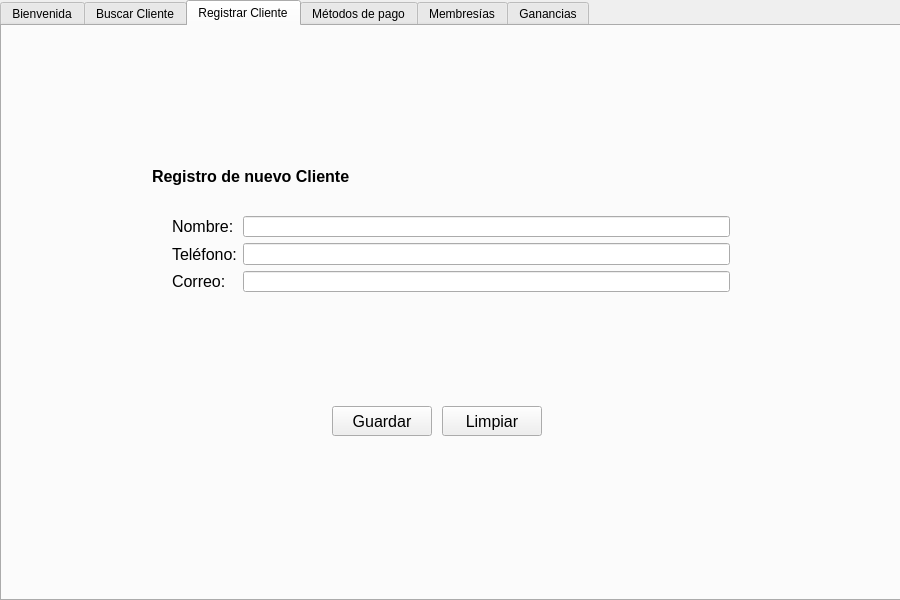
<?xml version="1.0" encoding="UTF-8"?>
<ui version="4.0">
 <class>widget</class>
 <widget class="QWidget" name="widget">
  <property name="geometry">
   <rect>
    <x>0</x>
    <y>0</y>
    <width>900</width>
    <height>600</height>
   </rect>
  </property>
  <property name="windowTitle">
   <string>Gestión Gimnasio</string>
  </property>
  <widget class="QTabWidget" name="mPagos">
   <property name="geometry">
    <rect>
     <x>0</x>
     <y>0</y>
     <width>901</width>
     <height>601</height>
    </rect>
   </property>
   <property name="currentIndex">
    <number>2</number>
   </property>
   <widget class="QWidget" name="tab_bienvenida">
    <attribute name="title">
     <string>Bienvenida</string>
    </attribute>
    <widget class="QLabel" name="lblImagen">
     <property name="geometry">
      <rect>
       <x>140</x>
       <y>30</y>
       <width>601</width>
       <height>511</height>
      </rect>
     </property>
     <property name="text">
      <string/>
     </property>
     <property name="pixmap">
      <pixmap>portada.jpg</pixmap>
     </property>
     <property name="scaledContents">
      <bool>true</bool>
     </property>
     <property name="alignment">
      <set>Qt::AlignHCenter|Qt::AlignTop</set>
     </property>
    </widget>
   </widget>
   <widget class="QWidget" name="SearchClient">
    <attribute name="title">
     <string>Buscar Cliente</string>
    </attribute>
    <widget class="QLabel" name="label">
     <property name="geometry">
      <rect>
       <x>40</x>
       <y>10</y>
       <width>191</width>
       <height>31</height>
      </rect>
     </property>
     <property name="font">
      <font>
       <pointsize>12</pointsize>
       <weight>75</weight>
       <bold>true</bold>
      </font>
     </property>
     <property name="text">
      <string>Búsqueda por Nombre</string>
     </property>
    </widget>
    <widget class="QPushButton" name="btnSearchClient">
     <property name="geometry">
      <rect>
       <x>180</x>
       <y>50</y>
       <width>75</width>
       <height>23</height>
      </rect>
     </property>
     <property name="text">
      <string>Buscar</string>
     </property>
    </widget>
    <widget class="QTableWidget" name="tblClientes">
     <property name="geometry">
      <rect>
       <x>30</x>
       <y>90</y>
       <width>781</width>
       <height>241</height>
      </rect>
     </property>
     <column>
      <property name="text">
       <string>id</string>
      </property>
     </column>
     <column>
      <property name="text">
       <string>nombre</string>
      </property>
     </column>
     <column>
      <property name="text">
       <string>teléfono</string>
      </property>
     </column>
     <column>
      <property name="text">
       <string>email</string>
      </property>
     </column>
    </widget>
    <widget class="QLineEdit" name="lnNombre">
     <property name="geometry">
      <rect>
       <x>30</x>
       <y>50</y>
       <width>113</width>
       <height>20</height>
      </rect>
     </property>
    </widget>
    <widget class="QTableWidget" name="tblDetalles">
     <property name="geometry">
      <rect>
       <x>30</x>
       <y>360</y>
       <width>781</width>
       <height>181</height>
      </rect>
     </property>
     <column>
      <property name="text">
       <string>contrato</string>
      </property>
     </column>
     <column>
      <property name="text">
       <string>mebresia</string>
      </property>
     </column>
     <column>
      <property name="text">
       <string>precio</string>
      </property>
     </column>
     <column>
      <property name="text">
       <string>tipo</string>
      </property>
     </column>
     <column>
      <property name="text">
       <string>fecha Inicio</string>
      </property>
     </column>
     <column>
      <property name="text">
       <string>Duración</string>
      </property>
     </column>
    </widget>
    <widget class="QPushButton" name="btnContratar">
     <property name="geometry">
      <rect>
       <x>664</x>
       <y>40</y>
       <width>151</width>
       <height>23</height>
      </rect>
     </property>
     <property name="text">
      <string>Asignar membresía</string>
     </property>
    </widget>
   </widget>
   <widget class="QWidget" name="registerClient">
    <attribute name="title">
     <string>Registrar Cliente</string>
    </attribute>
    <widget class="QLabel" name="label_4">
     <property name="geometry">
      <rect>
       <x>150</x>
       <y>130</y>
       <width>241</width>
       <height>41</height>
      </rect>
     </property>
     <property name="font">
      <font>
       <pointsize>12</pointsize>
       <weight>75</weight>
       <bold>true</bold>
      </font>
     </property>
     <property name="text">
      <string>Registro de nuevo Cliente</string>
     </property>
    </widget>
    <widget class="QPushButton" name="btnSaveClient">
     <property name="geometry">
      <rect>
       <x>330</x>
       <y>380</y>
       <width>100</width>
       <height>30</height>
      </rect>
     </property>
     <property name="font">
      <font>
       <pointsize>12</pointsize>
      </font>
     </property>
     <property name="text">
      <string>Guardar</string>
     </property>
    </widget>
    <widget class="QPushButton" name="btnCleanClient">
     <property name="geometry">
      <rect>
       <x>440</x>
       <y>380</y>
       <width>100</width>
       <height>30</height>
      </rect>
     </property>
     <property name="font">
      <font>
       <pointsize>12</pointsize>
      </font>
     </property>
     <property name="text">
      <string>Limpiar</string>
     </property>
    </widget>
    <widget class="QWidget" name="layoutWidget">
     <property name="geometry">
      <rect>
       <x>170</x>
       <y>190</y>
       <width>558</width>
       <height>76</height>
      </rect>
     </property>
     <property name="font">
      <font>
       <pointsize>12</pointsize>
      </font>
     </property>
     <layout class="QHBoxLayout" name="horizontalLayout">
      <item>
       <layout class="QVBoxLayout" name="verticalLayout">
        <item>
         <widget class="QLabel" name="label_3">
          <property name="font">
           <font>
            <pointsize>12</pointsize>
           </font>
          </property>
          <property name="text">
           <string>Nombre:</string>
          </property>
         </widget>
        </item>
        <item>
         <widget class="QLabel" name="label_2">
          <property name="font">
           <font>
            <pointsize>12</pointsize>
           </font>
          </property>
          <property name="text">
           <string>Teléfono:</string>
          </property>
         </widget>
        </item>
        <item>
         <widget class="QLabel" name="label_5">
          <property name="font">
           <font>
            <pointsize>12</pointsize>
           </font>
          </property>
          <property name="text">
           <string>Correo:</string>
          </property>
         </widget>
        </item>
       </layout>
      </item>
      <item>
       <layout class="QVBoxLayout" name="verticalLayout_2">
        <item>
         <widget class="QLineEdit" name="lnNombre_2">
          <property name="minimumSize">
           <size>
            <width>300</width>
            <height>20</height>
           </size>
          </property>
          <property name="font">
           <font>
            <pointsize>12</pointsize>
           </font>
          </property>
         </widget>
        </item>
        <item>
         <widget class="QLineEdit" name="lnTelefono">
          <property name="minimumSize">
           <size>
            <width>300</width>
            <height>20</height>
           </size>
          </property>
          <property name="font">
           <font>
            <pointsize>12</pointsize>
           </font>
          </property>
         </widget>
        </item>
        <item>
         <widget class="QLineEdit" name="lnCorreo">
          <property name="minimumSize">
           <size>
            <width>300</width>
            <height>20</height>
           </size>
          </property>
          <property name="font">
           <font>
            <pointsize>12</pointsize>
           </font>
          </property>
         </widget>
        </item>
       </layout>
      </item>
     </layout>
    </widget>
   </widget>
   <widget class="QWidget" name="tab">
    <attribute name="title">
     <string>Métodos de pago</string>
    </attribute>
    <widget class="QFrame" name="frmPlotMPagos">
     <property name="geometry">
      <rect>
       <x>80</x>
       <y>80</y>
       <width>751</width>
       <height>391</height>
      </rect>
     </property>
     <property name="frameShape">
      <enum>QFrame::StyledPanel</enum>
     </property>
     <property name="frameShadow">
      <enum>QFrame::Raised</enum>
     </property>
    </widget>
    <widget class="QPushButton" name="btnRecargarMetodos">
     <property name="geometry">
      <rect>
       <x>750</x>
       <y>20</y>
       <width>75</width>
       <height>23</height>
      </rect>
     </property>
     <property name="text">
      <string>Recargar</string>
     </property>
    </widget>
   </widget>
   <widget class="QWidget" name="tab_membresias">
    <attribute name="title">
     <string>Membresías</string>
    </attribute>
    <widget class="QFrame" name="frmPlotMembresias">
     <property name="geometry">
      <rect>
       <x>0</x>
       <y>90</y>
       <width>901</width>
       <height>401</height>
      </rect>
     </property>
     <property name="frameShape">
      <enum>QFrame::StyledPanel</enum>
     </property>
     <property name="frameShadow">
      <enum>QFrame::Raised</enum>
     </property>
    </widget>
    <widget class="QPushButton" name="btnRecargarMembresias">
     <property name="geometry">
      <rect>
       <x>810</x>
       <y>20</y>
       <width>75</width>
       <height>23</height>
      </rect>
     </property>
     <property name="text">
      <string>Recargar</string>
     </property>
    </widget>
   </widget>
   <widget class="QWidget" name="tab_ganancias">
    <attribute name="title">
     <string>Ganancias</string>
    </attribute>
    <widget class="QPushButton" name="btnRecargarGanancias">
     <property name="geometry">
      <rect>
       <x>810</x>
       <y>10</y>
       <width>75</width>
       <height>23</height>
      </rect>
     </property>
     <property name="text">
      <string>Recargar</string>
     </property>
    </widget>
    <widget class="QFrame" name="frmPlotGanancias">
     <property name="geometry">
      <rect>
       <x>0</x>
       <y>50</y>
       <width>901</width>
       <height>521</height>
      </rect>
     </property>
     <property name="frameShape">
      <enum>QFrame::StyledPanel</enum>
     </property>
     <property name="frameShadow">
      <enum>QFrame::Raised</enum>
     </property>
    </widget>
   </widget>
  </widget>
 </widget>
 <resources/>
 <connections/>
</ui>
